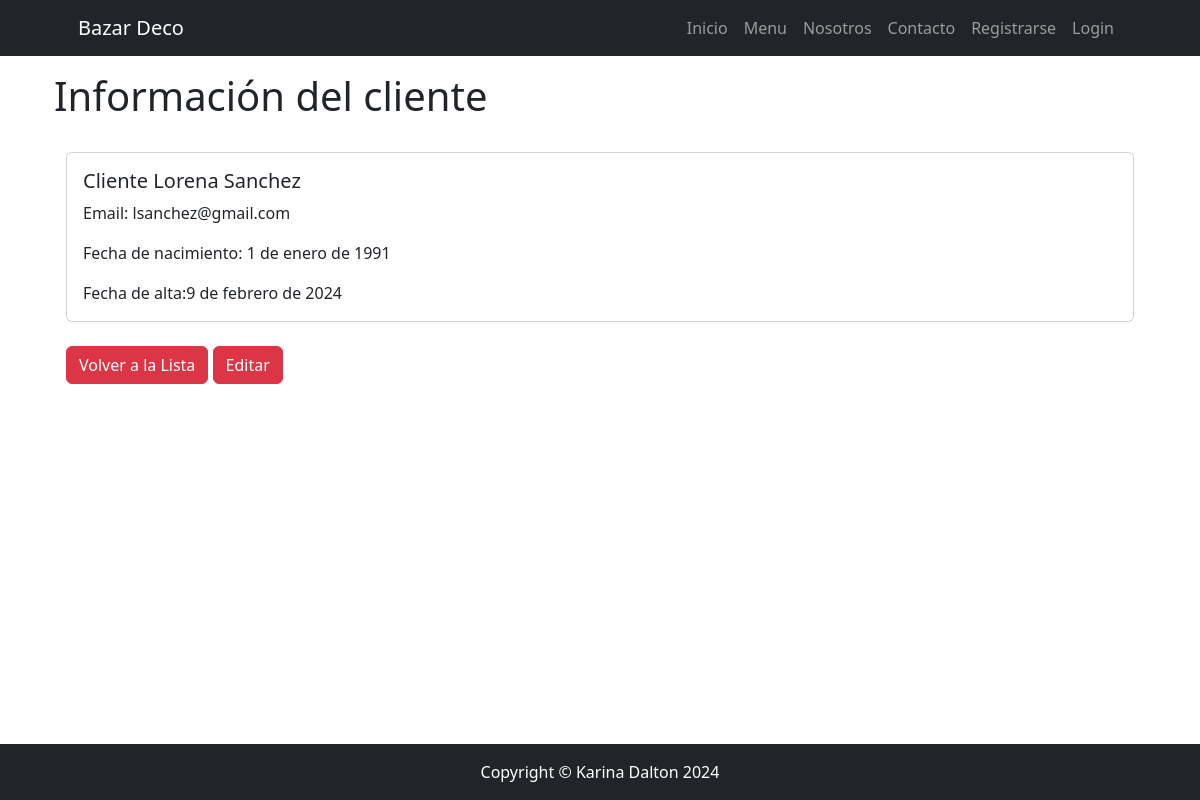
Before: /cliente/cliente/detail/1/ with the older database file.
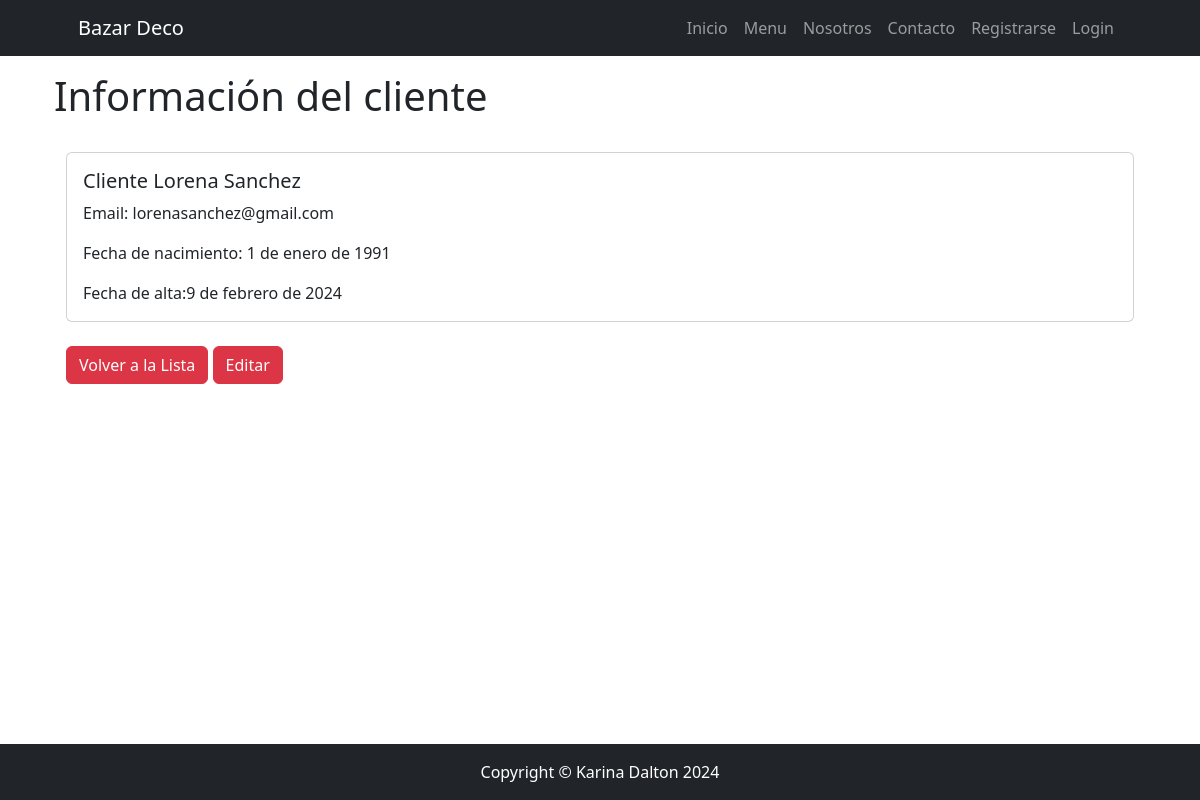
After: the same page with the newer database file.
### apps/cliente/models.py (models this page shows, shortened)
class Cliente(models.Model):
    nombre = models.CharField(max_length=100)
    apellido = models.CharField(max_length=100)
    fecha_nacimiento = models.DateField()
    email = models.EmailField()
    fecha_alta = models.DateField()
    class Meta:
        verbose_name = "cliente"
        verbose_name_plural = "clientes"

### apps/cliente/views.py (the view)
# urls.py: path("cliente/detail/<int:pk>/", ClienteDetail.as_view(), name="cliente_detail"),
class ClienteDetail(DetailView):
    model = Cliente

### apps/cliente/templates/cliente/cliente_detail.html (shortened to what this page needs)
{% extends 'core/base.html' %}
{% block content_title %}
Información del cliente
{% endblock content_title %}
{% block content %}
<div class="container">
    <div class="card mt-4">
        <div class="card-body">
            <h5 class="card-title">Cliente {{object.nombre}} {{object.apellido}}</h5>
            <p class="card-text">Email: {{ object.email }}</p>
            <p class="card-text">Fecha de nacimiento: {{ object.fecha_nacimiento }}</p>
            <p class="card-text">Fecha de alta:{{ object.fecha_alta }}</p>
        </div>
    </div>
    <div class="mt-4">
        <a href="{% url 'cliente:cliente_list' %}" class="btn btn-danger">Volver a la Lista</a>
        <a href="{% url 'cliente:cliente_update' object.id %}" class="btn btn-danger">Editar</a>
    </div>
</div>
{% endblock content %}

Changed rows visible on the page:
changed Cliente "Lorena": email "lsanchez@gmail.com" → "lorenasanchez@gmail.com"
